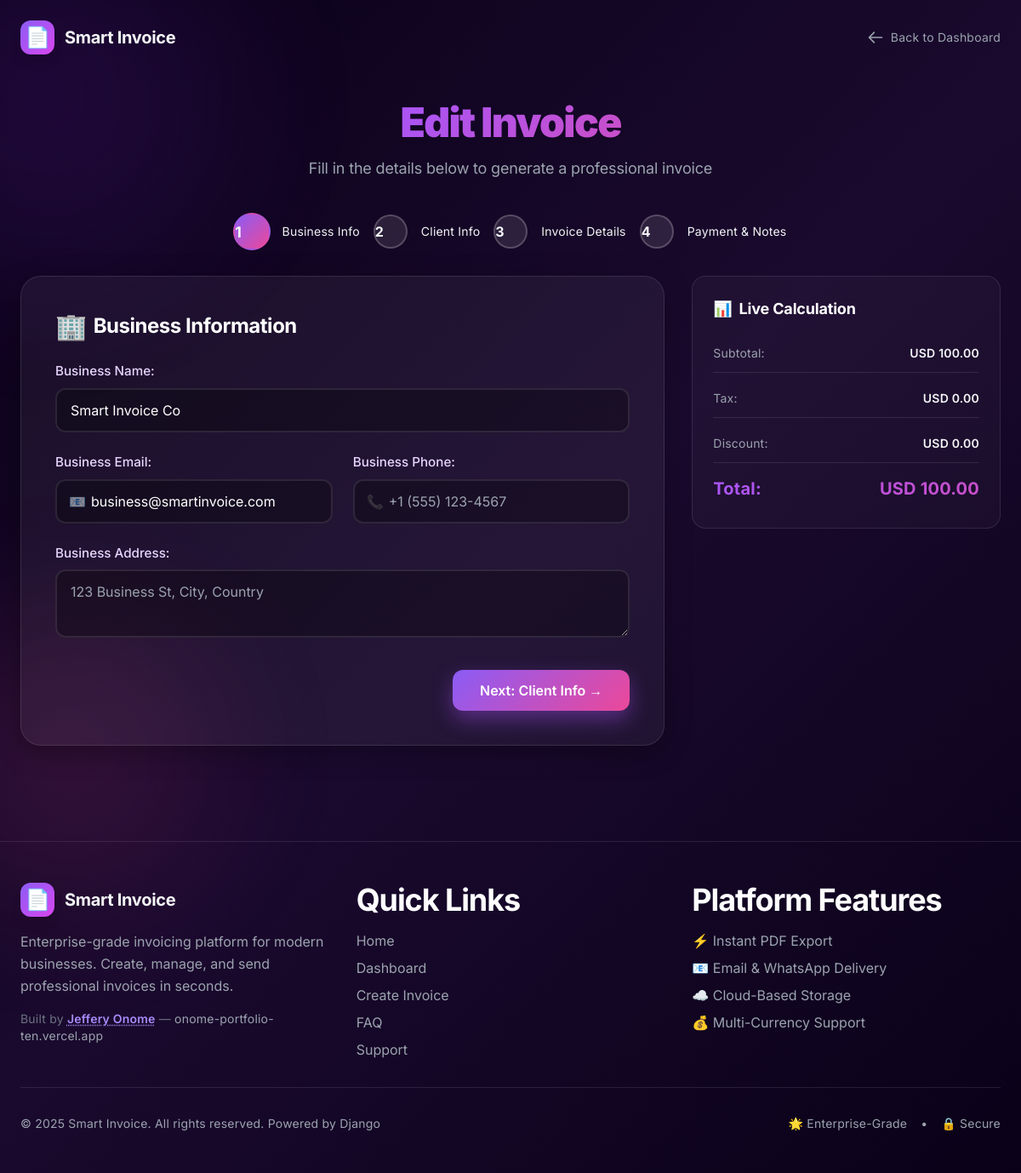
Screenshot of /invoice/2/edit/ (signed in) with the database file from the repository.
### invoices/models.py (models this page shows, shortened)
class Invoice(models.Model):
    user = models.ForeignKey(User, on_delete=models.CASCADE, related_name='invoices', null=True, blank=True)
    client = models.ForeignKey(Client, on_delete=models.SET_NULL, related_name='invoices', null=True, blank=True)
    invoice_id = models.CharField(max_length=32, unique=True, editable=False)
    created_at = models.DateTimeField(default=timezone.now)
    updated_at = models.DateTimeField(auto_now=True)
    business_name = models.CharField(max_length=200, verbose_name="Business Name")
    business_email = models.EmailField(max_length=200, blank=True, verbose_name="Business Email")
    business_address = models.TextField(blank=True, verbose_name="Business Address")
    business_phone = models.CharField(max_length=50, blank=True, verbose_name="Business Phone")
    business_logo_url = models.URLField(max_length=500, blank=True, verbose_name="Business Logo URL")
    client_name = models.CharField(max_length=200, verbose_name="Client Name")
    client_email = models.EmailField(max_length=200, blank=True, verbose_name="Client Email")
    client_phone = models.CharField(max_length=50, blank=True, verbose_name="Client Phone/WhatsApp")
    client_address = models.TextField(blank=True, verbose_name="Client Address")
    description = models.TextField(default='', verbose_name="Service/Product Description")
    quantity = models.DecimalField(max_digits=10, decimal_places=2, default=1, verbose_name="Quantity")
    unit_price = models.DecimalField(max_digits=12, decimal_places=2, default=0, verbose_name="Unit Price")
    subtotal = models.DecimalField(max_digits=12, decimal_places=2, editable=False, default=0)
    tax_rate = models.DecimalField(max_digits=5, decimal_places=2, default=0, verbose_name="Tax Rate (%)")
    tax_amount = models.DecimalField(max_digits=12, decimal_places=2, editable=False, default=0)
    discount_amount = models.DecimalField(max_digits=12, decimal_places=2, default=0, verbose_name="Discount Amount")
    total_amount = models.DecimalField(max_digits=12, decimal_places=2, editable=False, default=0)
    currency = models.CharField(max_length=3, choices=CURRENCY_CHOICES, default='USD')
    status = models.CharField(max_length=20, choices=STATUS_CHOICES, default='draft')
    payment_terms = models.CharField(max_length=20, choices=PAYMENT_TERMS_CHOICES, default='net_30')
    issue_date = models.DateField(default=timezone.now, verbose_name="Issue Date")
    due_date = models.DateField(blank=True, null=True, verbose_name="Due Date")
    paid_date = models.DateField(blank=True, null=True, verbose_name="Date Paid")
    notes = models.TextField(blank=True, verbose_name="Additional Notes")
    payment_instructions = models.TextField(blank=True, verbose_name="Payment Instructions")
    paystack_reference = models.CharField(max_length=100, blank=True, null=True, verbose_name="Paystack Reference")
    class Meta:
        ordering = ['-created_at']
        verbose_name = "Invoice"
        verbose_name_plural = "Invoices"
        indexes = [
            models.Index(fields=['user', 'status']),
            models.Index(fields=['status', 'due_date']),
            models.Index(fields=['invoice_id']),
            models.Index(fields=['created_at']),
            models.Index(fields=['paystack_reference']),
            models.Index(fields=['client']),
        ]

### invoices/views.py (the view)
# urls.py: path('invoice/<int:pk>/edit/', views.invoice_update, name='invoice_update'),
@login_required
def invoice_update(request, pk):
    from .models import Client
    invoice = get_object_or_404(Invoice, pk=pk, user=request.user)
    if request.method == 'POST':
        form = InvoiceForm(request.POST, instance=invoice)
        if form.is_valid():
            invoice = form.save(commit=False)
            if invoice.client_email:
                client, created = Client.objects.get_or_create(
                    user=request.user,
                    email=invoice.client_email,
                    defaults={
                        'name': invoice.client_name,
                        'phone': invoice.client_phone,
                        'address': invoice.client_address,
                    }
                )
                if not created and invoice.client_name:
                    client.name = invoice.client_name
                    client.phone = invoice.client_phone or client.phone
                    client.address = invoice.client_address or client.address
                    client.save()
                invoice.client = client
            invoice.save()
            messages.success(request, f'Invoice {invoice.invoice_id} updated successfully!')
            return redirect('invoice_detail', pk=invoice.pk)
        else:
            messages.error(request, 'Please correct the errors below.')
    else:
        form = InvoiceForm(instance=invoice)
    return render(request, 'invoices/invoice_form.html', {'form': form, 'invoice': invoice})

### invoices/templates/invoices/invoice_form.html (shortened to what this page needs)
{% load widget_tweaks %}
{% load static %}
<!doctype html>
<html lang="en" class="scroll-smooth">
<head>
  <link rel="stylesheet" href="{% static 'css/output.css' %}">
</head>
<body>
  <div class="bg-orb orb-1"></div>
  <div class="bg-orb orb-2"></div>
  <div class="relative z-10 min-h-screen">
    <header class="px-6 py-6">
      <div class="max-w-7xl mx-auto flex justify-between items-center">
        <a href="/" class="flex items-center gap-3 group">
          <div class="w-10 h-10 rounded-xl bg-gradient-to-br from-violet-500 to-fuchsia-500 flex items-center justify-center text-2xl shadow-lg group-hover:scale-110 transition">
            📄
          </div>
          <span class="text-xl font-bold">Smart Invoice</span>
        </a>
        <a href="{% url 'invoice_list' %}" class="text-gray-400 hover:text-white transition text-sm flex items-center gap-2">
          <svg class="w-5 h-5" fill="none" stroke="currentColor" viewBox="0 0 24 24">
            <path stroke-linecap="round" stroke-linejoin="round" stroke-width="2" d="M10 19l-7-7m0 0l7-7m-7 7h18"></path>
          </svg>
          Back to Dashboard
        </a>
      </div>
    </header>
    <main class="px-6 py-8 fade-in">
      <div class="max-w-7xl mx-auto">
        <div class="text-center mb-10 slide-up">
          <h1 class="text-4xl md:text-5xl font-black mb-4">
            <span class="gradient-text">{% if invoice %}Edit{% else %}Create Your{% endif %} Invoice</span>
          </h1>
          <p class="text-gray-400 text-lg">Fill in the details below to generate a professional invoice</p>
        </div>
        <div class="flex justify-center mb-8 slide-up max-w-4xl mx-auto gap-4 flex-wrap" style="animation-delay: 0.2s">
          <div class="step active" data-step="1">
            <div class="step-number">1</div>
            <span class="hidden sm:inline text-sm">Business Info</span>
          </div>
          <div class="step" data-step="2">
            <div class="step-number">2</div>
            <span class="hidden sm:inline text-sm">Client Info</span>
          </div>
          <div class="step" data-step="3">
            <div class="step-number">3</div>
            <span class="hidden sm:inline text-sm">Invoice Details</span>
          </div>
          <div class="step" data-step="4">
            <div class="step-number">4</div>
            <span class="hidden sm:inline text-sm">Payment & Notes</span>
          </div>
        </div>
        <div class="grid grid-cols-1 lg:grid-cols-3 gap-8">
          <div class="lg:col-span-2">
            <div class="glass rounded-3xl p-8 md:p-10 slide-up" style="animation-delay: 0.3s">
              <form method="post" id="invoiceForm" novalidate>
                <div class="form-step active" id="step1">
                  <h2 class="text-2xl font-bold mb-6 flex items-center gap-2">
                    <span class="text-3xl">🏢</span>
                    <span>Business Information</span>
                  </h2>
                  <div class="space-y-6">
                    <div>
                      {{ form.business_name.label_tag }}
                      {{ form.business_name|add_class:"w-full px-4 py-3 rounded-xl input-field" }}
                    </div>
                    <div class="grid grid-cols-1 md:grid-cols-2 gap-6">
                      <div>
                        {{ form.business_email.label_tag }}
                        <div class="input-group">
                          <span class="input-icon">📧</span>
                          {{ form.business_email|add_class:"w-full px-4 py-3 rounded-xl input-field has-icon" }}
                        </div>
                      </div>
                      <div>
                        {{ form.business_phone.label_tag }}
                        <div class="input-group">
                          <span class="input-icon">📞</span>
                          {{ form.business_phone|add_class:"w-full px-4 py-3 rounded-xl input-field has-icon" }}
                        </div>
                      </div>
                    </div>
                    <div>
                      {{ form.business_address.label_tag }}
                      {{ form.business_address|add_class:"w-full px-4 py-3 rounded-xl input-field min-h-[80px]" }}
                    </div>
                  </div>
                  <div class="flex justify-end mt-8">
                    <button type="button" class="btn-primary px-8 py-3 rounded-xl" onclick="nextStep(2)">
                      Next: Client Info →
                    </button>
                  </div>
                </div>
              </form>
            </div>
          </div>
          <div class="lg:col-span-1">
            <div class="preview-panel rounded-2xl p-6 slide-up" style="animation-delay: 0.4s">
              <h3 class="text-lg font-bold mb-4 flex items-center gap-2">
                <span>📊</span>
                Live Calculation
              </h3>
              <div class="space-y-2 text-sm">
                <div class="calc-row">
                  <span class="text-gray-400">Subtotal:</span>
                  <span id="subtotalDisplay" class="font-semibold">$0.00</span>
                </div>
                <div class="calc-row">
                  <span class="text-gray-400">Tax:</span>
                  <span id="taxDisplay" class="font-semibold">$0.00</span>
                </div>
                <div class="calc-row">
                  <span class="text-gray-400">Discount:</span>
                  <span id="discountDisplay" class="font-semibold">$0.00</span>
                </div>
                <div class="calc-row gradient-text">
                  <span>Total:</span>
                  <span id="totalDisplay">$0.00</span>
                </div>
              </div>
            </div>
          </div>
        </div>
      </div>
    </main>
  </div>
  <footer class="relative z-10 px-6 py-12 border-t border-white/10 mt-20">
    <div class="max-w-7xl mx-auto">
      <div class="grid grid-cols-1 md:grid-cols-3 gap-8 mb-8">
        <div>
          <div class="flex items-center gap-3 mb-4">
            <div class="w-10 h-10 rounded-xl bg-gradient-to-br from-violet-500 to-fuchsia-500 flex items-center justify-center text-2xl shadow-lg">
              📄
            </div>
            <span class="text-xl font-bold">Smart Invoice</span>
          </div>
          <p class="text-gray-400 leading-relaxed max-w-md mb-4">
            Enterprise-grade invoicing platform for modern businesses. Create, manage, and send professional invoices in seconds.
          </p>
          <p class="text-sm text-gray-500">
            Built by <a href="https://onome-portfolio-ten.vercel.app" target="_blank" rel="noopener noreferrer" class="font-semibold text-violet-400 hover:text-violet-300 transition underline decoration-dotted">Jeffery Onome</a> — <a href="https://onome-portfolio-ten.vercel.app" target="_blank" rel="noopener noreferrer" class="text-gray-400 hover:text-violet-400 transition">onome-portfolio-ten.vercel.app</a>
          </p>
        </div>
        <div>
          <h3 class="font-bold mb-4">Quick Links</h3>
          <ul class="space-y-2 text-gray-400">
            <li><a href="/" class="hover:text-violet-400 transition">Home</a></li>
            <li><a href="{% url 'invoice_list' %}" class="hover:text-violet-400 transition">Dashboard</a></li>
            <li><a href="{% url 'create_invoice' %}" class="hover:text-violet-400 transition">Create Invoice</a></li>
            <li><a href="{% url 'faq' %}" class="hover:text-violet-400 transition">FAQ</a></li>
            <li><a href="{% url 'support' %}" class="hover:text-violet-400 transition">Support</a></li>
          </ul>
        </div>
        <div>
          <h3 class="font-bold mb-4">Platform Features</h3>
          <ul class="space-y-2 text-gray-400">
            <li>⚡ Instant PDF Export</li>
            <li>📧 Email & WhatsApp Delivery</li>
            <li>☁️ Cloud-Based Storage</li>
            <li>💰 Multi-Currency Support</li>
          </ul>
        </div>
      </div>
      <div class="pt-8 border-t border-white/10 flex flex-col md:flex-row justify-between items-center gap-4">
        <p class="text-gray-400 text-sm">
          © 2025 Smart Invoice. All rights reserved. Powered by Django
        </p>
        <div class="flex items-center gap-4 text-sm text-gray-400">
          <span>🌟 Enterprise-Grade</span>
          <span>•</span>
          <span>🔒 Secure</span>
        </div>
      </div>
    </div>
  </footer>
</body>
</html>

### invoices/templates/invoices/invoice_form.html (style rules this page uses)
:root { color-scheme: dark; }
body { background: linear-gradient(135deg, #0a0118 0%, #1a0a2e 50%, #0a0118 100%); font-family: 'Inter', sans-serif; color: #f3f4f6; min-height: 100vh; }
.bg-orb { position: fixed; border-radius: 50%; filter: blur(80px); opacity: 0.3; animation: float 20s infinite ease-in-out; pointer-events: none; }
.orb-1 { width: 500px; height: 500px; background: radial-gradient(circle, rgba(147, 51, 234, 0.6), transparent); top: -10%; right: -10%; }
.orb-2 { width: 400px; height: 400px; background: radial-gradient(circle, rgba(236, 72, 153, 0.6), transparent); bottom: -10%; left: -10%; animation-delay: 5s; }
.glass { background: rgba(255, 255, 255, 0.05); backdrop-filter: blur(20px); border: 1px solid rgba(255, 255, 255, 0.1); box-shadow: 0 8px 32px rgba(0, 0, 0, 0.3); }
.input-field { background: rgba(0, 0, 0, 0.3); border: 2px solid rgba(255, 255, 255, 0.1); transition: all 0.3s ease; color: white; }
.btn-primary { background: linear-gradient(135deg, #8b5cf6, #ec4899); color: white; font-weight: 600; box-shadow: 0 10px 25px rgba(168, 85, 247, 0.4); transition: all 0.3s ease; position: relative; overflow: hidden; }
.btn-primary::before { content: ''; position: absolute; top: 0; left: -100%; width: 100%; height: 100%; background: linear-gradient(90deg, transparent, rgba(255, 255, 255, 0.3), transparent); transition: left 0.5s; }
.fade-in { opacity: 0; animation: fadeIn 0.6s ease forwards; }
.slide-up { opacity: 0; transform: translateY(20px); animation: slideUp 0.6s ease forwards; }
label { color: #e9d5ff; font-weight: 500; font-size: 0.95rem; margin-bottom: 0.5rem; display: block; }
.gradient-text { background: linear-gradient(135deg, #a855f7, #ec4899); -webkit-background-clip: text; -webkit-text-fill-color: transparent; background-clip: text; background-size: 200% 200%; animation: gradient-shift 3s ease infinite; }
.step { position: relative; display: flex; align-items: center; gap: 1rem; }
.step-number { width: 2.5rem; height: 2.5rem; border-radius: 50%; display: flex; align-items: center; justify-center; font-weight: bold; background: rgba(255, 255, 255, 0.1); border: 2px solid rgba(255, 255, 255, 0.2); transition: all 0.3s ease; }
.step.active .step-number { background: linear-gradient(135deg, #8b5cf6, #ec4899); border-color: transparent; transform: scale(1.1); }
.form-step { display: none; }
.form-step.active { display: block; animation: slideIn 0.4s ease; }
.preview-panel { background: rgba(255, 255, 255, 0.03); border: 1px solid rgba(255, 255, 255, 0.1); position: sticky; top: 2rem; }
.calc-row { display: flex; justify-content: space-between; padding: 0.75rem 0; border-bottom: 1px solid rgba(255, 255, 255, 0.1); }
.calc-row:last-child { border-bottom: none; font-weight: bold; font-size: 1.25rem; }
.input-group { position: relative; }
.input-icon { position: absolute; left: 1rem; top: 50%; transform: translateY(-50%); opacity: 0.5; }
.has-icon { padding-left: 2.5rem; }

### rows the page displays
Invoice: business_name "Smart Invoice Co", business_email "business@smartinvoice.com"
